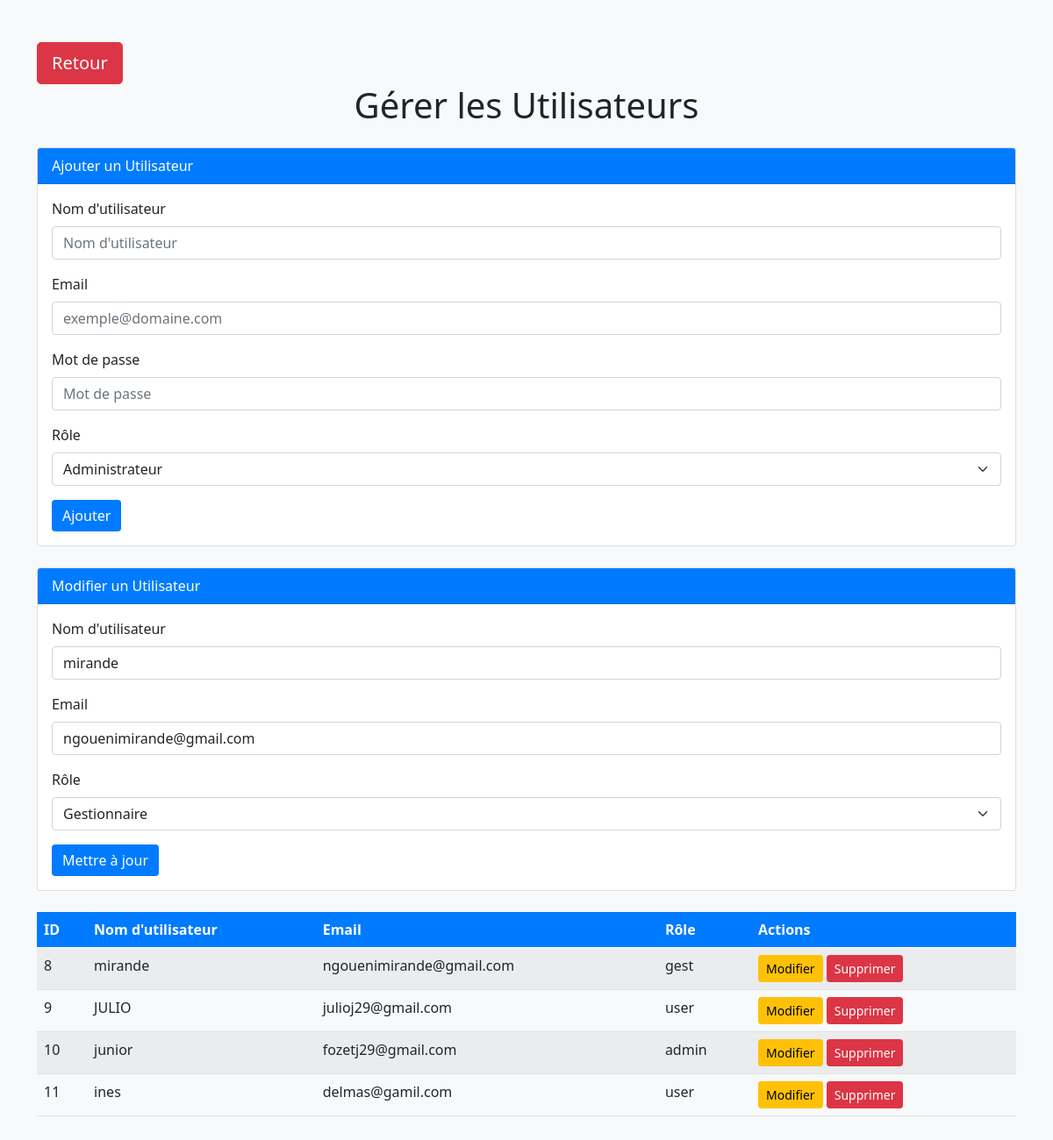
The app's page /page/admin/gere.php?id_modifier=8 (signed in) with its own data.
### tables this page shows
CREATE TABLE `utilisateur` (
  `ID_UTILISATEUR` int(11) NOT NULL,
  `MOT_DE_PASSE` varchar(200) DEFAULT NULL,
  `EMAIL` varchar(200) DEFAULT NULL,
  `ROLE` varchar(50) DEFAULT NULL,
  `NOM_UTIL` varchar(100) DEFAULT NULL
);

### page/admin/gere.php (the view, shortened to what this page needs)
<?php
require_once('../conect.php');
$userToEdit = null;
if (isset($_GET['id_modifier'])) {
    $userId = $_GET['id_modifier'];
    $sql = "SELECT * FROM utilisateur WHERE ID_UTILISATEUR = :id";
    $stmt = $con->prepare($sql);
    $stmt->bindParam(':id', $userId, PDO::PARAM_INT);
    $stmt->execute();
    $userToEdit = $stmt->fetch(PDO::FETCH_ASSOC);
}
$result = $con->query("SELECT * FROM utilisateur WHERE ID_UTILISATEUR  != {$_SESSION['user_id']}");
?>
<!DOCTYPE html>
<html lang="fr">
<head>
    <link rel="stylesheet" href="../boostrap/css/bootstrap.min.css">
</head>
<body>
    <div class="container my-5">
        <a href="admin.php" class="btn btn-danger btn-lg">Retour</a>
        <h1 class="text-center mb-4">Gérer les Utilisateurs</h1>
        <div class="card mb-4">
            <div class="card-header">
                Ajouter un Utilisateur
            </div>
            <div class="card-body">
                <form action="" method="POST">
                    <div class="mb-3">
                        <label for="username" class="form-label">Nom d'utilisateur</label>
                        <input type="text" class="form-control" id="username" name="username" placeholder="Nom d'utilisateur" required>
                    </div>
                    <div class="mb-3">
                        <label for="email" class="form-label">Email</label>
                        <input type="email" class="form-control" id="email" name="email" placeholder="exemple@domaine.com" required>
                    </div>
                    <div class="mb-3">
                        <label for="password" class="form-label">Mot de passe</label>
                        <input type="password" class="form-control" id="password" name="password" placeholder="Mot de passe" required>
                    </div>
                    <div class="mb-3">
                        <label for="role" class="form-label">Rôle</label>
                        <select class="form-select" id="role" name="role" required>
                            <option value="Admin">Administrateur</option>
                        </select>
                    </div>
                    <button type="submit" class="btn btn-primary">Ajouter</button>
                </form>
            </div>
        </div>
        <?php if ($userToEdit): ?>
            <div class="card mb-4">
                <div class="card-header">
                    Modifier un Utilisateur
                </div>
                <div class="card-body">
                    <form action="" method="POST">
                        <div class="mb-3">
                            <label for="username" class="form-label">Nom d'utilisateur</label>
                            <input type="text" class="form-control" id="username" name="username" value="<?= htmlspecialchars($userToEdit['NOM_UTIL']) ?>" required>
                        </div>
                        <div class="mb-3">
                            <label for="email" class="form-label">Email</label>
                            <input type="email" class="form-control" id="email" name="email" value="<?= htmlspecialchars($userToEdit['EMAIL']) ?>" required>
                        </div>
                        <div class="mb-3">
                            <label for="role" class="form-label">Rôle</label>
                            <select class="form-select" id="role" name="role" required>
                                <option value="gest" <?= $userToEdit['ROLE'] == 'gest' ? 'selected' : '' ?>>Gestionnaire</option>
                            </select>
                        </div>
                        <button type="submit" class="btn btn-primary">Mettre à jour</button>
                    </form>
                </div>
            </div>
        <?php endif; ?>
        <table class="table table-striped">
            <thead>
                <tr>
                    <th>ID</th>
                    <th>Nom d'utilisateur</th>
                    <th>Email</th>
                    <th>Rôle</th>
                    <th>Actions</th>
                </tr>
            </thead>
            <tbody>
                <?php while ($row = $result->fetch()): ?>
                    <tr>
                        <td><?= htmlspecialchars($row['ID_UTILISATEUR']) ?></td>
                        <td><?= htmlspecialchars($row['NOM_UTIL']) ?></td>
                        <td><?= htmlspecialchars($row['EMAIL']) ?></td>
                        <td><?= htmlspecialchars($row['ROLE']) ?></td>
                        <td>
                            <a href="?id_modifier=<?= htmlspecialchars($row['ID_UTILISATEUR']) ?>" class="btn btn-warning btn-sm">Modifier</a>
                            <a href="?id_suprim=<?= htmlspecialchars($row['ID_UTILISATEUR']) ?>" class="btn btn-danger btn-sm" onclick="return confirm('Êtes-vous sûr de vouloir supprimer cet utilisateur ?');">Supprimer</a>
                        </td>
                    </tr>
                <?php endwhile; ?>
            </tbody>
        </table>
    </div>
</body>
</html>

### page/admin/gere.php (style rules this page uses)
body { background-color: #f8f9fa; }
.card-header { background-color: #007bff; color: white; }
.btn-primary { background-color: #007bff; border: none; }
.table thead th { background-color: #007bff; color: white; }
.btn-sm { padding: 0.25rem 0.5rem; }

### records on screen
utilisateur: username "mirande", email "ngouenimirande@gmail.com", role "Gestionnaire", ID_UTILISATEUR "8", NOM_UTIL "mirande", EMAIL "ngouenimirande@gmail.com", ROLE "gest"
utilisateur: ID_UTILISATEUR "9", NOM_UTIL "JULIO", EMAIL "julioj29@gmail.com", ROLE "user"
utilisateur: ID_UTILISATEUR "10", NOM_UTIL "junior", EMAIL "fozetj29@gmail.com", ROLE "admin"
utilisateur: ID_UTILISATEUR "11", NOM_UTIL "ines", EMAIL "delmas@gamil.com", ROLE "user"
